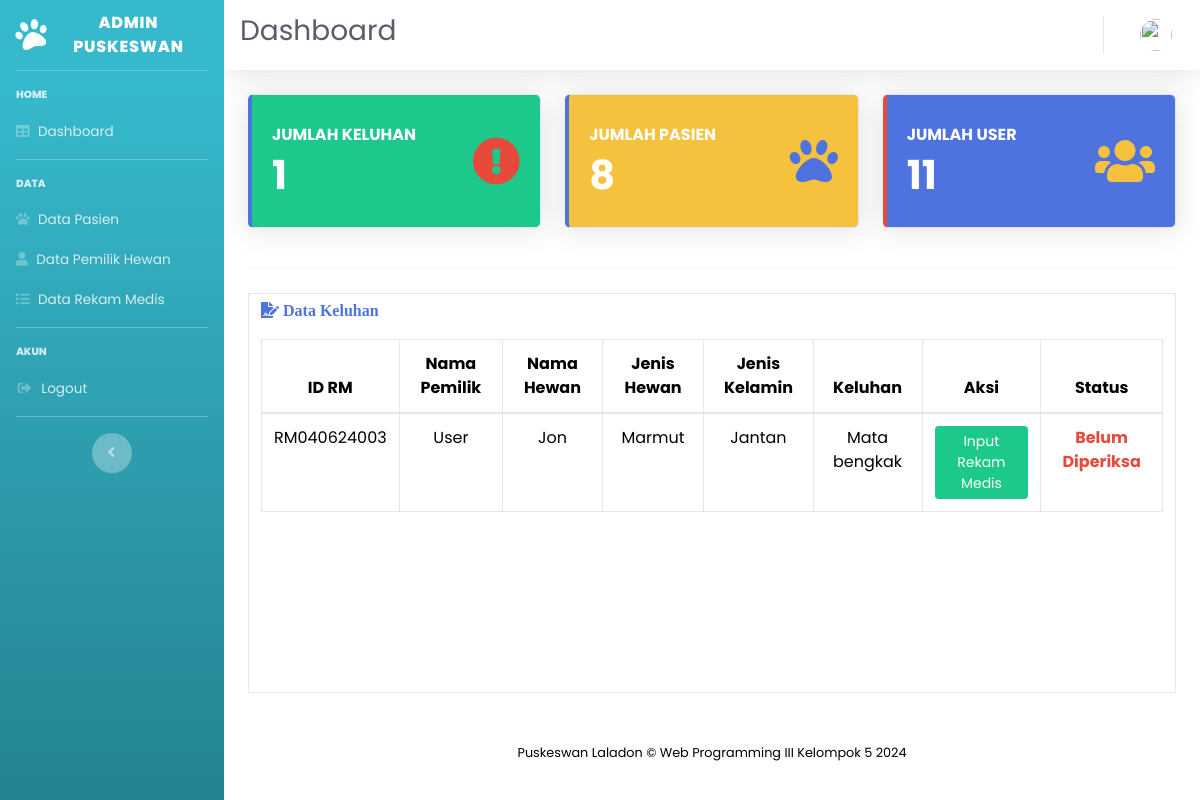
Screenshot of /index.php/admin/dashboard with the database file from the repository.
### tables this page shows
CREATE TABLE `rekam_medis` (
  `id_rm` char(11) NOT NULL,
  `id_user` varchar(4) NOT NULL,
  `id_hewan` varchar(4) NOT NULL,
  `tgl_sekarang` date NOT NULL,
  `keluhan` varchar(256) NOT NULL,
  `status` varchar(20) NOT NULL
);

CREATE TABLE `user` (
  `id_user` char(4) NOT NULL,
  `nama` varchar(128) NOT NULL,
  `nik` varchar(20) NOT NULL,
  `alamat` text NOT NULL,
  `email` varchar(150) NOT NULL,
  `no_telp` varchar(15) NOT NULL,
  `password` varchar(256) NOT NULL,
  `image` varchar(128) NOT NULL
);

CREATE TABLE `pasien` (
  `id_hewan` char(4) NOT NULL,
  `id_user` char(4) NOT NULL,
  `nama_hewan` varchar(128) NOT NULL,
  `jns_hewan` varchar(128) NOT NULL,
  `jns_klmn` varchar(11) NOT NULL
);

### application/controllers/Admin.php (called while the page is built, shortened)
<?php
class Admin extends CI_Controller
{
    public function __construct()
    {
        $this->load->library('form_validation');
        $this->load->model('ModelAdmin');
    }
    public function dashboard()
    {
        $data['judul'] = 'Dashboard';
        $data['admin'] = $this->ModelAdmin->cekData(['username' => $this->session->userdata('username')])->row_array();
        $data['cekUser'] = $this->ModelUser->cekData()->num_rows();
        $data['cekPasien'] = $this->ModelPasien->cekDatahewan()->num_rows();
        $data['rekam'] = $this->ModelRekamMedis->tampil_data_rm()->result_array();
        $data['jumlahKeluhan'] = $this->ModelRekamMedis->getUnprocessedKeluhanCount();
        $this->load->view('temp/header', $data);
        $this->load->view('temp/sidebar_admin', $data);
        $this->load->view('temp/topbar-admin', $data);
        $this->load->view('admin/index', $data);
        $this->load->view('temp/footer');
    }
}

### index.php (called while the page is built, shortened)
<?php
require_once BASEPATH.'core/CodeIgniter.php';

### application/models/ModelRekamMedis.php (called while the page is built, shortened)
<?php
class ModelRekamMedis extends CI_Model
{
    public function tampil_data_rm()
    {
        $query = $this->db->query("select rekam_medis.*,
            user.nama,
            pasien.id_hewan,
            pasien.nama_hewan,
            pasien.jns_hewan,
            pasien.jns_klmn
            from rekam_medis
            inner join user on rekam_medis.id_user=user.id_user
            inner join pasien on rekam_medis.id_hewan=pasien.id_hewan
            WHERE rekam_medis.status = 'Belum Diperiksa'");
        return $query;
    }
    public function getUnprocessedKeluhanCount()
    {
        $this->db->where('status', 'Belum Diperiksa');
        return $this->db->count_all_results('rekam_medis');
    }
}

### application/views/admin/index.php (the view, shortened to what this page needs)
<div class="container-fluid">
  <div class="row">
    <div class="col-xl-4 col-md-6 mb-4">
        <div class="card border-left-primary shadow h-100 py-2 bg-success">
            <div class="card-body">
                <div class="row no-gutters align-items-center">
                    <div class="col mr-2">
                        <div class="text-md font-weight-bold text-white text-uppercase mb-1">Jumlah Keluhan</div>
                        <div class="h1 mb-0 font-weight-bold text-white"><?= $jumlahKeluhan; ?></div>
                    </div>
                    <div class="col-auto">
                        <a href="#dataKeluhan"><i class="fas fa-exclamation-circle fa-3x text-danger"></i></a>
                    </div>
                </div>
            </div>
        </div>
    </div>
    <div class="col-xl-4 col-md-6 mb-4">
        <div class="card border-left-primary shadow h-100 py-2 bg-warning">
            <div class="card-body">
                <div class="row no-gutters align-items-center">
                    <div class="col mr-2">
                        <div class="text-md font-weight-bold text-white text-uppercase mb-1">Jumlah Pasien</div>
                        <div class="h1 mb-0 font-weight-bold text-white"><?= $cekPasien; ?></div>
                    </div>
                    <div class="col-auto">
                        <a href="<?= base_url('admin/dataPasien'); ?>"><i class="fas fa-paw fa-3x text-primary"></i></a>
                    </div>
                </div>
            </div>
        </div>
    </div>
    <div class="col-xl-4 col-md-6 mb-4">
        <div class="card border-left-danger shadow h-100 py-2 bg-primary">
            <div class="card-body">
                <div class="row no-gutters align-items-center">
                    <div class="col mr-2">
                        <div class="text-md font-weight-bold text-white text-uppercase mb-1">Jumlah User</div>
                        <div class="h1 mb-0 font-weight-bold text-white"><?= $cekUser; ?></div>
                    </div>
                    <div class="col-auto">
                        <a href="<?= base_url('admin/dataUser'); ?>"><i class="fas fa-users fa-3x text-warning"></i></a>
                    </div>
                </div>
            </div>
        </div>
    </div>
  </div>
  <hr class="sidebar-divider">
  <div class="row">
  <div class="col-lg-12">
    <div class="table-responsive table-bordered col-12 mt-2" style="height:400px;" id="#dataKeluhan">
      <div class="page-header">
        <span class="fas fa-file-signature text-primary mt-2 "> Data Keluhan</span>
      </div>
        <table class="table mt-3">
            <thead>
                <tr class="text-center">
                    <th scope="col">ID RM</th>
                    <th scope="col">Nama Pemilik</th>
                    <th scope="col">Nama Hewan</th>
                    <th scope="col">Jenis Hewan</th>
                    <th scope="col">Jenis Kelamin</th>
                    <th scope="col">Keluhan</th>
                    <th scope="col">Aksi</th>
                    <th scope="col">Status</th>
                </tr>
            </thead>
            <tbody>
                <?php
                $no = 1;
                foreach ($rekam as $r) { ?>
                    <tr class="text-center">
                        <td class="text-center"><?= $r['id_rm']; ?></td>
                        <td><?= $r['nama']; ?></td>
                        <td><?= $r['nama_hewan']; ?></td>
                        <td><?= $r['jns_hewan']; ?></td>
                        <td><?= $r['jns_klmn']; ?></td>
                        <td><?= $r['keluhan']; ?></td>
                        <td class = "text-center">
                            <a href="<?= base_url('admin/inputRekam/').$r['id_rm']; ?>" class="btn btn-success btn-sm">Input Rekam Medis</a>
                        </td>
                        <td class="text-danger"><strong><?= $r['status']; ?></strong></td>
                    </tr>
                <?php $no++;} ?>
            </tbody>
        </table>
    </div>
</div>
  </div>
</div>
</div>

### asset/css/style.css (style rules this page uses)
* { margin: 0; padding: 0; box-sizing: border-box; font-family: "poppins", sans-serif; }
body { min-height: 100vh; display: flex; align-items: center; justify-content: center; }

### rows the page displays
rekam_medis: id_rm "RM040624003", id_user.nama "User", id_hewan.nama_hewan "Jon", id_hewan.jns_hewan "Marmut", id_hewan.jns_klmn "Jantan", keluhan "Mata bengkak", status "Belum Diperiksa"

### other values shown
$judul "Dashboard"
$jumlahKeluhan "1"
$cekPasien "8"
$cekUser "11"
